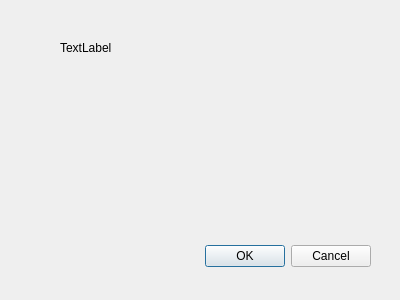
<?xml version="1.0" encoding="UTF-8"?>
<ui version="4.0">
 <class>Dialog</class>
 <widget class="QDialog" name="Dialog">
  <property name="geometry">
   <rect>
    <x>0</x>
    <y>0</y>
    <width>400</width>
    <height>300</height>
   </rect>
  </property>
  <property name="windowTitle">
   <string>Dialog</string>
  </property>
  <widget class="QDialogButtonBox" name="buttonBox">
   <property name="geometry">
    <rect>
     <x>30</x>
     <y>240</y>
     <width>341</width>
     <height>32</height>
    </rect>
   </property>
   <property name="orientation">
    <enum>Qt::Horizontal</enum>
   </property>
   <property name="standardButtons">
    <set>QDialogButtonBox::Cancel|QDialogButtonBox::Ok</set>
   </property>
  </widget>
  <widget class="QLabel" name="label">
   <property name="geometry">
    <rect>
     <x>60</x>
     <y>40</y>
     <width>60</width>
     <height>16</height>
    </rect>
   </property>
   <property name="text">
    <string>TextLabel</string>
   </property>
  </widget>
 </widget>
 <resources/>
 <connections>
  <connection>
   <sender>buttonBox</sender>
   <signal>accepted()</signal>
   <receiver>Dialog</receiver>
   <slot>accept()</slot>
   <hints>
    <hint type="sourcelabel">
     <x>248</x>
     <y>254</y>
    </hint>
    <hint type="destinationlabel">
     <x>157</x>
     <y>274</y>
    </hint>
   </hints>
  </connection>
  <connection>
   <sender>buttonBox</sender>
   <signal>rejected()</signal>
   <receiver>Dialog</receiver>
   <slot>reject()</slot>
   <hints>
    <hint type="sourcelabel">
     <x>316</x>
     <y>260</y>
    </hint>
    <hint type="destinationlabel">
     <x>286</x>
     <y>274</y>
    </hint>
   </hints>
  </connection>
 </connections>
</ui>
